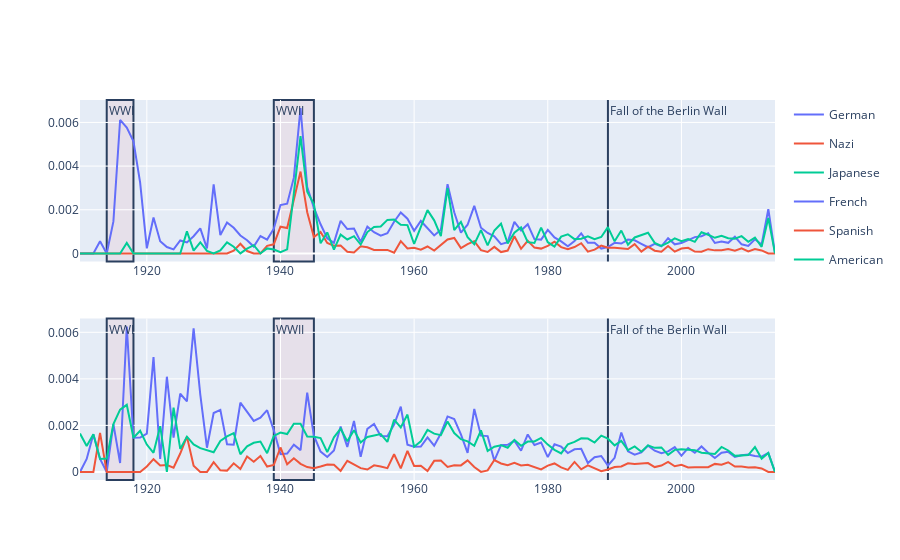

The cell this chart's notebook holds for it:
### Code cell
import plotly.express as px
from plotly.offline import plot
from plotly.subplots import make_subplots

figures = [
plot_relative_occurrences(df_sum, ethmerged, ['German','Nazi','Japanese',],1),
plot_relative_occurrences(df_sum, ethmerged, ['French','Spanish','American'], 1,)   
]

fig = make_subplots(rows=len(figures), cols=1) 

for i, figure in enumerate(figures):
    for trace in range(len(figure["data"])):
        fig.append_trace(figure["data"][trace], row=i+1, col=1)

for dates in [
    ('1914', '1918', 'WWI'),
    ('1939', '1945', 'WWII'),
    ('1989', '1989', 'Fall of the Berlin Wall')
             ]:
    fig.add_vrect(
                x0=dates[0],
                x1=dates[1],
                annotation_text=dates[2],
                annotation_position="top left",
                fillcolor='rgba(255, 0, 0, 0.05)', 
                layer='below',
                line=None)

#fig_json = fig.to_json()

#with open('figures/ethnicity-representation.json', 'w') as json_file:
#    json.dump(json.loads(fig_json), json_file, indent=4)   

fig.show()
